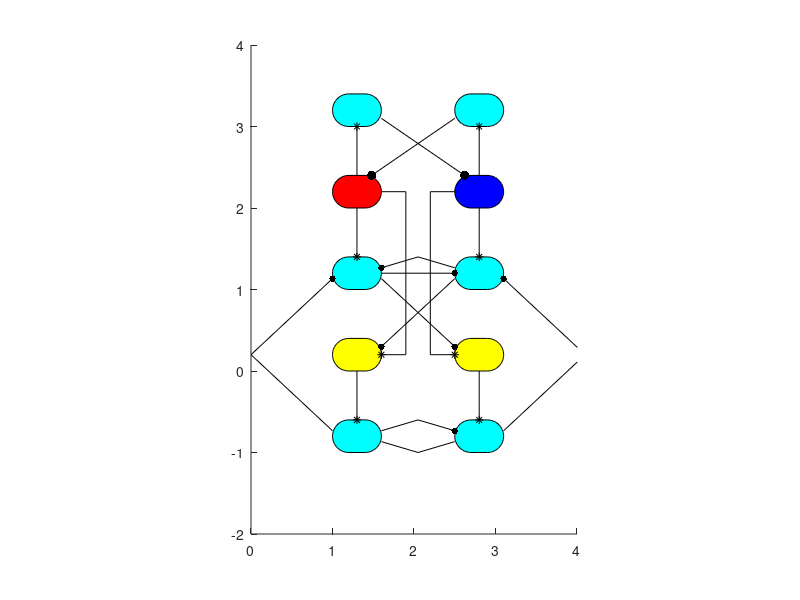

MATLAB code to generate this figure:
clear all
clc

% Position
x = 1;
y = 2;
w = 0.6;
h = 0.4;
d = 1;

% Neurons
rectangle('Position',[x y w h],'FaceColor','r','Curvature',1);% PF E
rectangle('Position',[x+1.5*d y w h],'FaceColor','b','Curvature',1);% PF F
rectangle('Position',[x y+d w h],'FaceColor','c','Curvature',1);% PF E IN
rectangle('Position',[x+1.5*d y+d w h],'FaceColor','c','Curvature',1);% PF F IN

% Synapses
line ([x+w/2 x+w/2],[y+h y+d],'color','k');% PF E -> PF E IN
line ([x+1.5*d+w/2 x+1.5*d+w/2],[y+h y+d],'color','k'); % PF F -> PF F IN
line ([x+w x+1.5*d+w/5],[y+d+h/4 y+h],'color','k');% PF E IN -> PF F
line ([x+1.5*d x+4/5*w],[y+d+h/4 y+h],'color','k');% PF F IN -> PF E

hold on 

% Synapse symbol
plot(x+1.5*d+w/5,y+h,'.','color','k','MarkerSize',20); 
plot(x+4/5*w,y+h,'.','color','k','MarkerSize',20);
plot(x+w/2,y+d,'*','color','k','MarkerSize',6);
plot(x+1.5*d+w/2,y+d,'*','color','k','MarkerSize',6);


%% Intergral layer
% Neurons
rectangle('Position',[x y-d w h],'FaceColor','c','Curvature',1);% Ia E IN
rectangle('Position',[x+1.5*d y-d w h],'FaceColor','c','Curvature',1);% Ia E IN
rectangle('Position',[x y-2*d w h],'FaceColor','y','Curvature',1);% MN E
rectangle('Position',[x+1.5*d y-2*d w h],'FaceColor','y','Curvature',1);% MN F
rectangle('Position',[x y-3*d w h],'FaceColor','c','Curvature',1);% RE E 
rectangle('Position',[x+1.5*d y-3*d w h],'FaceColor','c','Curvature',1);% RE F

% Synapses
line ([x+w/2 x+w/2],[y y-d+h],'color','k');% PF E -> Ia E IN
line ([x+1.5*d+w/2 x+1.5*d+w/2],[y y-d+h],'color','k');% PF E -> Ia F IN
line ([x+w x+1.5*d],[y-d+h/2 y-d+h/2],'color','k');% Ia E IN ->Ia F IN
line ([x+w x+0.75*d+w/2],[y-d+2/3*h y-d+h],'color','k');
line ([x+0.75*d+w/2 x+1.5*d],[y-d+h y-d+2/3*h],'color','k');% Ia F IN ->Ia E IN
line ([x+w x+1.5*d],[y-d+h/3 y-2*d+3/4*h],'color','k');% Ia E IN ->MN F
line ([x+1.5*d x+w],[y-d+h/3 y-2*d+3/4*h],'color','k');% Ia F IN ->MN E
line ([x+w/2 x+w/2],[y-2*d y-3*d+h],'color','k');% MN E -> RE E
line ([x+1.5*d+w/2 x+1.5*d+w/2],[y-2*d y-3*d+h],'color','k');% MN E -> RE E
line ([x+w x+0.75*d+w/2],[y-3*d+2/3*h y-3*d+h],'color','k');
line ([x+0.75*d+w/2 x+1.5*d],[y-3*d+h y-3*d+2/3*h],'color','k');% RE E ->RE F
line ([x+w x+0.75*d+w/2],[y-3*d+h/3 y-3*d],'color','k');
line ([x+0.75*d+w/2 x+1.5*d],[y-3*d y-3*d+h/3],'color','k');% RE F ->RE E

line ([x x-d],[y-3*d+2/3*h y-2*d+h/2],'color','k');
line ([x-d x],[y-2*d+h/2 y-d+h/3],'color','k');% RE E ->Ia E IN

line ([x+1.5*d+w x+2.5*d+w],[y-3*d+2/3*h y-2*d+h/2],'color','k');
line ([x+2.5*d+w x+1.5*d+w],[y-2*d+h/2 y-d+h/3],'color','k');% RE F ->Ia F IN

line ([x+w x+1.5*w],[y+h/2 y+h/2],'color','k');% PF E -> MN E
line ([x+1.5*w x+1.5*w],[y+h/2  y-2*d+h/2],'color','k');
line ([x+w x+1.5*w],[y-2*d+h/2 y-2*d+h/2],'color','k');

line ([x+1.5*d x+1.5*d-w/2],[y+h/2 y+h/2],'color','k');% PF F -> MN F
line ([x+1.5*d-w/2 x+1.5*d-w/2],[y+h/2  y-2*d+h/2],'color','k');
line ([x+1.5*d x+1.5*d-w/2],[y-2*d+h/2 y-2*d+h/2],'color','k');

% Synapse symbol
plot(x+w/2,y-d+h,'*','color','k','MarkerSize',6); 
plot(x+1.5*d+w/2,y-d+h,'*','color','k','MarkerSize',6); 
plot(x+w,y-2*d+h/2,'*','color','k','MarkerSize',6); 
plot(x+1.5*d,y-2*d+h/2,'*','color','k','MarkerSize',6); 
plot(x+w/2,y-3*d+h,'*','color','k','MarkerSize',6); 
plot(x+1.5*d+w/2,y-3*d+h,'*','color','k','MarkerSize',6); 
plot(x+1.5*d,y-d+h/2,'.','color','k','MarkerSize',15);
plot(x+w,y-d+2/3*h,'.','color','k','MarkerSize',15);
plot(x+1.5*d,y-2*d+3/4*h,'.','color','k','MarkerSize',15);
plot(x+w,y-2*d+3/4*h,'.','color','k','MarkerSize',15);
plot(x+1.5*d,y-3*d+2/3*h,'.','color','k','MarkerSize',15);
plot(x,y-d+h/3,'.','color','k','MarkerSize',15);
plot(x+1.5*d+w,y-d+h/3,'.','color','k','MarkerSize',15);

xlim([0 4])
ylim([-2 4])
axis equal
